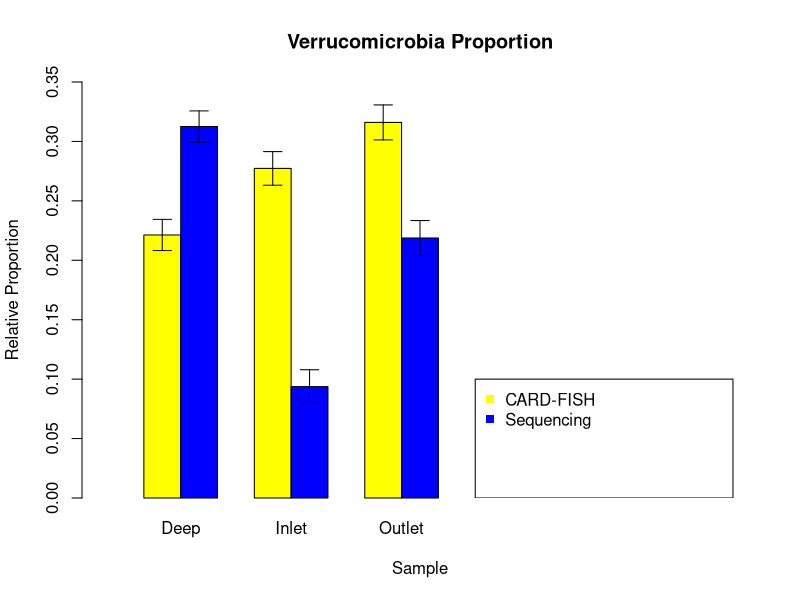

Write the R code that produced this figure.
## ---- chunk 1
#Create matrix of initial counts and area
#Also calculate sum of columns
Mus.In.Hypo.Eub.matrix <- matrix(nrow=3, ncol=3)
colnames(Mus.In.Hypo.Eub.matrix) <- c("DAPI","GFP", "Area um2")
Mus.In.Hypo.Eub.matrix[,1] <- c(539, 370, 288)
Mus.In.Hypo.Eub.matrix[,2] <- c(446, 267, 212)
Mus.In.Hypo.Eub.matrix[,3] <- c(4359.63, 2890.21, 1895.51)
MIHE.DAPI <- sum(Mus.In.Hypo.Eub.matrix[,1])
MIHE.GFP <- sum(Mus.In.Hypo.Eub.matrix[,2])
MIHE.Area <- sum(Mus.In.Hypo.Eub.matrix[,3])

Mus.Out.Hypo.Eub.matrix <- matrix(nrow=6, ncol=3)
colnames(Mus.Out.Hypo.Eub.matrix) <- c("DAPI","GFP","Area um2")
Mus.Out.Hypo.Eub.matrix[,1] <- c(107,200,160,182,264,159)
Mus.Out.Hypo.Eub.matrix[,2] <- c(70,123,86,100,169,105)
Mus.Out.Hypo.Eub.matrix[,3] <- c(3183.64,3971.45,3168.87,3980.98,4345.72,3283.65)
MOHE.DAPI <- sum(Mus.Out.Hypo.Eub.matrix[,1])
MOHE.GFP <- sum(Mus.Out.Hypo.Eub.matrix[,2])
MOHE.Area <- sum(Mus.Out.Hypo.Eub.matrix[,3])

Mus.Dep.Hypo.Eub.matrix <- matrix(nrow=4, ncol=3)
colnames(Mus.Dep.Hypo.Eub.matrix) <- c("DAPI","GFP", "Area um2")
Mus.Dep.Hypo.Eub.matrix[,1] <- c(266,316,220,280)
Mus.Dep.Hypo.Eub.matrix[,2] <- c(128,132,137,148)
Mus.Dep.Hypo.Eub.matrix[,3] <- c(3160.2,3466.53,3162.79,3485.15)
MDHE.DAPI <- sum(Mus.Dep.Hypo.Eub.matrix[,1])
MDHE.GFP <- sum(Mus.Dep.Hypo.Eub.matrix[,2])
MDHE.Area <- sum(Mus.Dep.Hypo.Eub.matrix[,3])

Mus.In.Hypo.Ver.matrix <- matrix(nrow=3, ncol=3)
colnames(Mus.In.Hypo.Ver.matrix) <- c("DAPI","GFP", "Area um2")
Mus.In.Hypo.Ver.matrix[,1] <- c(490,396,626)
Mus.In.Hypo.Ver.matrix[,2] <- c(107,80,137)
Mus.In.Hypo.Ver.matrix[,3] <- c(3476.03,3142.46,3939.4)
MIHV.DAPI <- sum(Mus.In.Hypo.Ver.matrix[,1])
MIHV.GFP <- sum(Mus.In.Hypo.Ver.matrix[,2])
MIHV.Area <- sum(Mus.In.Hypo.Ver.matrix[,3])

Mus.Out.Hypo.Ver.matrix <- matrix(nrow=6, ncol=3)
colnames(Mus.Out.Hypo.Ver.matrix) <- c("DAPI","GFP", "Area um2")
Mus.Out.Hypo.Ver.matrix[,1] <- c(145,150,120,226,244,180)
Mus.Out.Hypo.Ver.matrix[,2] <- c(30,21,22,34,51,47)
Mus.Out.Hypo.Ver.matrix[,3] <- c(4328.38,4316.28,4409.73,3971.45,4328.39,4321.46)
MOHV.DAPI <- sum(Mus.Out.Hypo.Ver.matrix[,1])
MOHV.GFP <- sum(Mus.Out.Hypo.Ver.matrix[,2])
MOHV.Area <- sum(Mus.Out.Hypo.Ver.matrix[,3])

Mus.Dep.Hypo.Ver.matrix <- matrix(nrow=5, ncol=3)
colnames(Mus.Dep.Hypo.Ver.matrix) <- c("DAPI","GFP","Area um2")
Mus.Dep.Hypo.Ver.matrix[,1] <- c(264,144,244,304,282)
Mus.Dep.Hypo.Ver.matrix[,2] <- c(29,15,26,41,27)
Mus.Dep.Hypo.Ver.matrix[,3] <- c(2836.98,3787.51,4356.16,4314.53,3611.04)
MDHV.DAPI <- sum(Mus.Dep.Hypo.Ver.matrix[,1])
MDHV.GFP <- sum(Mus.Dep.Hypo.Ver.matrix[,2])
MDHV.Area <- sum(Mus.Dep.Hypo.Ver.matrix[,3])

#Create table to display total counts
TEub.matrix <- matrix(nrow=2,ncol=3)
colnames(TEub.matrix) <- c("Deep","Inlet","Outlet")
rownames(TEub.matrix) <- c("Cells","Bacteria")
TEub.matrix[1,] <- c(MDHE.DAPI, MIHE.DAPI,MOHE.DAPI)
TEub.matrix[2,] <- c(MDHE.GFP, MIHE.GFP,MOHE.GFP)

TVer.matrix <- matrix(nrow=2,ncol=3)
colnames(TVer.matrix) <- c("Deep","Inlet","Outlet")
rownames(TVer.matrix) <- c("Cells","Verrucomicrobia")
TVer.matrix[1,] <- c(MDHV.DAPI, MIHV.DAPI,MOHV.DAPI)
TVer.matrix[2,] <- c(MDHV.GFP, MIHV.GFP,MOHV.GFP)

TEub.matrix

TVer.matrix
## ---- chunk 2
#Convert area from um2 to mm2
MDHE.Area <- MDHE.Area/10^6
MDHV.Area <- MDHV.Area/10^6
MIHE.Area <- MIHE.Area/10^6
MIHV.Area <- MIHV.Area/10^6
MOHE.Area <- MOHE.Area/10^6
MOHV.Area <- MOHV.Area/10^6

#Calculate total filtered area
MDHE.TArea <- 250/MDHE.Area
MDHV.TArea <- 250/MDHV.Area
MIHE.TArea <- 250/MIHE.Area
MIHV.TArea <- 250/MIHV.Area
MOHE.TArea <- 250/MOHE.Area
MOHV.TArea <- 250/MOHV.Area

#Create function to calculate cells/mL
cell.mL <- function(Area,Count){
  cell.filt <- Area * Count
  cells.mL <- cell.filt / 10
  return(cells.mL)
}

#Calculate cells/mL
MDHE.Cell.mL <- cell.mL(MDHE.TArea,MDHE.DAPI)
MDHE.Bac.mL <- cell.mL (MDHE.TArea, MDHE.GFP)
MDHV.Cell.mL <- cell.mL(MDHV.TArea, MDHV.DAPI)
MDHV.Ver.mL <- cell.mL(MDHV.TArea, MDHV.GFP)
MOHE.Cell.mL <- cell.mL (MOHE.TArea, MOHE.DAPI)
MOHE.Bac.mL <- cell.mL(MOHE.TArea, MOHE.GFP)
MOHV.Cell.mL <- cell.mL(MOHV.TArea,MOHV.DAPI)
MOHV.Ver.mL <- cell.mL(MOHV.TArea,MOHV.GFP)
MIHE.Cell.mL <- cell.mL(MIHE.TArea,MIHE.DAPI)
MIHE.Bac.mL <- cell.mL(MIHE.TArea,MIHE.GFP)
MIHV.Cell.mL <- cell.mL(MIHV.TArea,MIHV.DAPI)
MIHV.Ver.mL <- cell.mL(MIHV.TArea,MIHV.GFP)

#Create table to display cells/mL
Eub.matrix <- matrix(nrow=2,ncol=3)
colnames(Eub.matrix) <- c("Deep", "Inlet", "Outlet")
rownames(Eub.matrix) <- c("Cells/mL","Bacteria/mL")
Eub.matrix[1,] <- c(MDHE.Cell.mL,MIHE.Cell.mL,MOHE.Cell.mL)
Eub.matrix[2,] <- c(MDHE.Bac.mL,MIHE.Bac.mL,MOHE.Bac.mL)

Ver.matrix <- matrix(nrow=2,ncol=3)
colnames(Ver.matrix) <- c("Deep", "Inlet", "Outlet")
rownames(Ver.matrix) <- c("Cells/mL","Verrucomicrobia/mL")
Ver.matrix[1,] <- c(MDHV.Cell.mL,MIHV.Cell.mL,MOHV.Cell.mL)
Ver.matrix[2,] <- c(MDHV.Ver.mL,MIHV.Ver.mL,MOHV.Ver.mL)

Eub.matrix

Ver.matrix
## ---- chunk 3
#Calculate proporations
DBac.cell <- MDHE.Bac.mL/MDHE.Cell.mL
IBac.cell <- MIHE.Bac.mL/MIHE.Cell.mL
OBac.cell <- MOHE.Bac.mL/MOHE.Cell.mL
DVer.cell <- MDHV.Ver.mL/MDHV.Cell.mL
IVer.cell <- MIHV.Ver.mL/MIHV.Cell.mL
OVer.cell <- MOHV.Ver.mL/MOHV.Cell.mL
DVer.Bac <- MDHV.Ver.mL/MDHE.Bac.mL
IVer.Bac <- MIHV.Ver.mL/MIHE.Bac.mL
OVer.Bac <- MOHV.Ver.mL/MOHE.Bac.mL

#Create proportion table
Prop.matrix <- matrix(nrow=3,ncol=3)
colnames(Prop.matrix)<-c("Deep","Inlet","Outlet")
rownames(Prop.matrix)<-c("Bacteria/Cells","Verruco/Cells","Verruco/Bacteria")
Prop.matrix[1,]<-c(DBac.cell,IBac.cell,OBac.cell)
Prop.matrix[2,]<-c(DVer.cell,IVer.cell,OVer.cell)
Prop.matrix[3,]<-c(DVer.Bac,IVer.Bac,OVer.Bac)

Prop.matrix
## ---- chunk 4
#Calculate relative proportions
DRVer <- DVer.cell/DBac.cell
IRVer <- IVer.cell/IBac.cell
ORVer <- OVer.cell/OBac.cell

#Create relative proportion table
RelProp.matrix <- matrix(nrow=1,ncol=3)
colnames(RelProp.matrix) <- c("Deep","Inlet","Outlet")
rownames(RelProp.matrix) <- c("Verruco/Bacteria")
RelProp.matrix[1,] <- c(DRVer,IRVer,ORVer)

RelProp.matrix
## ---- chunk 5
#Make matrix
Abs.Rel <- matrix(nrow=2,ncol=3)
Abs.Rel[1,] <- Prop.matrix[3,]
Abs.Rel[2,] <- RelProp.matrix

#Transpose matrix; flip dimensions
Abs.Rel <- t(Abs.Rel)

prop.test(Abs.Rel)
## ---- chunk 6
#Make sequencing proportion table
Tag.matrix <- matrix(nrow=1, ncol=3)
colnames(Tag.matrix) <- c("Deep", "Inlet", "Outlet")
Tag.matrix[1,] <- c(0.31256, 0.09375,0.21875)

#Create table for comparison of seq and rel CARD-FISH
Tag.compare <- matrix(nrow=3, ncol=2)
Tag.compare[,1] <- Abs.Rel[,2]
Tag.compare[,2] <- c(0.31256, 0.09375,0.21875)

prop.test(Tag.compare)
## ---- chunk 7
#Function to calculate standard deviation
sd <- function(p,n){
  a <- 1-p
  b <- p*a
  c <- b/n
  d <- sqrt(c)
  return(d)
}

#Calculate sd
FISH.Dep.sd <- sd(Abs.Rel[1,2], 1000)
FISH.In.sd <- sd(Abs.Rel[2,2], 1000)
FISH.Out.sd <- sd(Abs.Rel[3,2], 1000)
Tag.Dep.sd <- sd(Tag.compare[1,1], 1000)
Tag.In.sd <- sd(Tag.compare[2,1], 1000)
Tag.Out.sd <- sd(Tag.compare[3,1],1000)

#Prep matrix for bar plot
Tag.compare <- t(Tag.compare)

#Create bar plot
barplot(Tag.compare, width=1, names.arg=c("Deep", "Inlet", "Outlet"),beside=TRUE, horiz=FALSE, col=c("Yellow","Blue"),main="Verrucomicrobia Proportion", xlab="Sample", ylab="Relative Proportion", xlim=c(0,17),ylim=c(0,0.35), axisnames=TRUE)

#Add legend
legend(x=c(10,17), y=c(0,0.1), legend=c("CARD-FISH","Sequencing"), col=c("yellow","blue"), pch=15)

#Add std error bars
#Vertical
segments(1.5,Tag.compare[1,1]-FISH.Dep.sd,1.5,Tag.compare[1,1]+FISH.Dep.sd)
#Bottom horizontal
segments(1.25,Tag.compare[1,1]-FISH.Dep.sd, 1.75, Tag.compare[1,1]-FISH.Dep.sd)
#Top horizontal
segments(1.25,Tag.compare[1,1]+FISH.Dep.sd, 1.75, Tag.compare[1,1]+FISH.Dep.sd)

segments(2.5,Tag.compare[2,1]-Tag.Dep.sd,2.5,Tag.compare[2,1]+Tag.Dep.sd)
segments(2.25,Tag.compare[2,1]-Tag.Dep.sd, 2.75, Tag.compare[2,1]-Tag.Dep.sd)
segments(2.25,Tag.compare[2,1]+Tag.Dep.sd, 2.75, Tag.compare[2,1]+Tag.Dep.sd)

segments(4.5,Tag.compare[1,2]-FISH.In.sd,4.5,Tag.compare[1,2]+FISH.In.sd)
segments(4.25,Tag.compare[1,2]-FISH.In.sd,4.75,Tag.compare[1,2]-FISH.In.sd)
segments(4.25,Tag.compare[1,2]+FISH.In.sd,4.75,Tag.compare[1,2]+FISH.In.sd)

segments(5.5,Tag.compare[2,2]-Tag.In.sd,5.5,Tag.compare[2,2]+Tag.In.sd)
segments(5.25,Tag.compare[2,2]-Tag.In.sd,5.75,Tag.compare[2,2]-Tag.In.sd)
segments(5.25,Tag.compare[2,2]+Tag.In.sd,5.75,Tag.compare[2,2]+Tag.In.sd)

segments(7.5,Tag.compare[1,3]-FISH.Out.sd,7.5,Tag.compare[1,3]+FISH.Out.sd)
segments(7.25,Tag.compare[1,3]-FISH.Out.sd,7.75,Tag.compare[1,3]-FISH.Out.sd)
segments(7.25,Tag.compare[1,3]+FISH.Out.sd,7.75,Tag.compare[1,3]+FISH.Out.sd)

segments(8.5,Tag.compare[2,3]-Tag.Out.sd,8.5,Tag.compare[2,3]+Tag.Out.sd)
segments(8.25,Tag.compare[2,3]-Tag.Out.sd,8.75,Tag.compare[2,3]-Tag.Out.sd)
segments(8.25,Tag.compare[2,3]+Tag.Out.sd,8.75,Tag.compare[2,3]+Tag.Out.sd)
